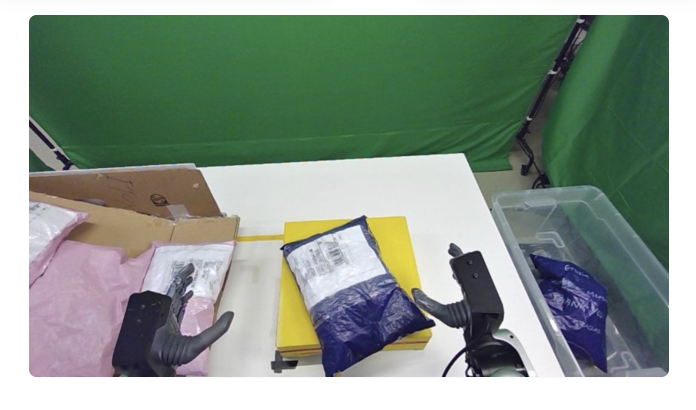
#> input picture vlm_test/prompts/references/tolerated_overhang_normal.png, 1392 x 820 px (shown at 1/2 size)
$ python select_roi.py --image prompts/references/tolerated_overhang_normal.png
#> lines starting #> are read from the running program, lines starting #| are printed output that depends on the picture
#!/usr/bin/env python3
"""Interactively annotate a fixed platform polygon and its robot/body-side edge.

Usage:
    python select_roi.py --image recovery_initial.jpg --output roi_config.json

Click platform corners in clockwise order starting anywhere (4 clicks). Then
click close to the platform edge facing the robot. Press S to save.
Keys: U undo, R reset, S save, Q/Esc quit.
"""
import argparse
import json
from pathlib import Path

import cv2
import numpy as np


def edge_distance(p, a, b):
    p, a, b = map(lambda x: np.asarray(x, dtype=np.float64), (p, a, b))
    delta = b - a
    t = np.clip(np.dot(p - a, delta) / max(float(np.dot(delta, delta)), 1e-9), 0, 1)
    return float(np.linalg.norm(p - (a + t * delta)))


def main():
    parser = argparse.ArgumentParser(description=__doc__)
    parser.add_argument('--image', required=True, help='RGB image to annotate')
    parser.add_argument('--output', default='roi_config.json')
    parser.add_argument('--max-width', type=int, default=1400)
    parser.add_argument('--max-height', type=int, default=900)
    args = parser.parse_args()

    img = cv2.imread(args.image)
#> img is the input picture: shape (820, 1392, 3); mean B, G, R 137.9, 149.9, 136.1
    if img is None:
        parser.error(f'Cannot open image: {args.image}')
    h, w = img.shape[:2]
#> h = 820; w = 1392
    scale = min(1.0, args.max_width / w, args.max_height / h)
#> scale = 1
    display_size = (max(1, round(w * scale)), max(1, round(h * scale)))
#> display_size = (1392, 820)
    base = cv2.resize(img, display_size, interpolation=cv2.INTER_AREA)
    points = []  # original image coordinates, clicked in perimeter order
    body_edge = None  # index of edge i -> (i+1) % 4
    window = 'Platform polygon ROI'

    def mouse(event, x, y, flags, userdata):
        nonlocal body_edge
        if event != cv2.EVENT_LBUTTONDOWN:
            return
        p = [int(np.clip(round(x / scale), 0, w - 1)),
             int(np.clip(round(y / scale), 0, h - 1))]
        if len(points) < 4:
            points.append(p)
        else:
            body_edge = min(range(4), key=lambda i: edge_distance(
                p, points[i], points[(i + 1) % 4]))

    cv2.namedWindow(window, cv2.WINDOW_NORMAL)
    cv2.setMouseCallback(window, mouse)
    cv2.resizeWindow(window, *display_size)

    print('Click 4 platform corners in order around its perimeter (clockwise or counter-clockwise).')
    print('Then click on the edge closest to the robot/body (it becomes the FRONT edge).')
    print('U: undo | R: reset | S: save | Q/Esc: quit')

    while True:
        canvas = base.copy()
        screen_pts = [(round(x * scale), round(y * scale)) for x, y in points]
#> screen_pts = []
        for i, (x, y) in enumerate(screen_pts):
            cv2.circle(canvas, (x, y), 6, (0, 255, 255), -1)
            cv2.putText(canvas, str(i), (x + 8, y - 8),
                        cv2.FONT_HERSHEY_SIMPLEX, .7, (0, 0, 0), 3)
            cv2.putText(canvas, str(i), (x + 8, y - 8),
                        cv2.FONT_HERSHEY_SIMPLEX, .7, (0, 255, 255), 2)
        for i in range(len(screen_pts) - 1):
            cv2.line(canvas, screen_pts[i], screen_pts[i + 1], (255, 0, 0), 3)
        if len(points) == 4:
            cv2.line(canvas, screen_pts[3], screen_pts[0], (255, 0, 0), 3)
            if body_edge is not None:
                a, b = screen_pts[body_edge], screen_pts[(body_edge + 1) % 4]
                cv2.line(canvas, a, b, (0, 0, 255), 5)
                mid = ((a[0] + b[0]) // 2, (a[1] + b[1]) // 2)
                cv2.putText(canvas, 'BODY SIDE', (mid[0], max(22, mid[1] - 12)),
                            cv2.FONT_HERSHEY_SIMPLEX, .7, (0, 0, 255), 2)
        if len(points) < 4:
            msg = f'Click platform corner {len(points)+1}/4 | U undo | R reset | Q quit'
        elif body_edge is None:
            msg = 'Click the body-side/front platform EDGE | U undo | R reset'
        else:
            msg = 'Blue: platform | Red: body-side edge | S save | U undo | R reset'
        cv2.rectangle(canvas, (0, 0), (canvas.shape[1], 34), (25, 25, 25), -1)
        cv2.putText(canvas, msg, (10, 24), cv2.FONT_HERSHEY_SIMPLEX,
                    .57, (255, 255, 255), 2)
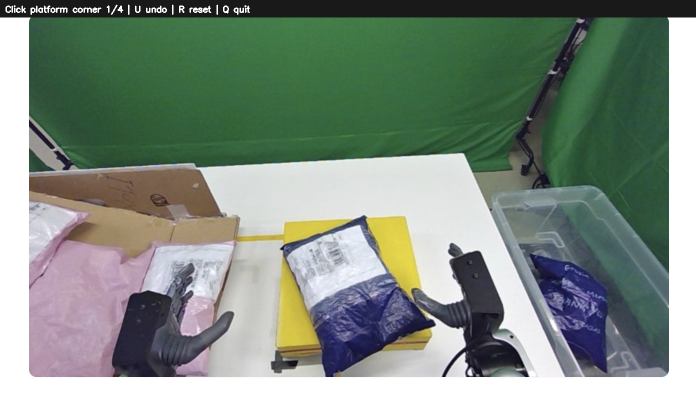
#> canvas: shape (820, 1392, 3) (shown at 1/2 size); mean B, G, R 129.8, 141.6, 128
        cv2.imshow(window, canvas)
        key = cv2.waitKey(30) & 0xFF
#> (key q is pressed here)
        if key in (ord('q'), 27):
            print('Quit without saving')
            break
        if key == ord('r'):
            points.clear()
            body_edge = None
        if key == ord('u'):
            if body_edge is not None:
                body_edge = None
            elif points:
                points.pop()
        if key == ord('s'):
            if len(points) != 4 or body_edge is None:
                print('Select all 4 corners and body-side edge before saving')
                continue
            polygon = np.asarray(points, dtype=np.float32)
            area = float(abs(cv2.contourArea(polygon)))
            if area < 100:
                print('Polygon too small; reset and reselect')
                continue
            if not cv2.isContourConvex(polygon):
                print('Corners do not form a convex polygon in perimeter order; reset and reselect')
                continue
            result = {
                'image_width': w,
                'image_height': h,
                'platform_polygon': points,
                'body_side_edge_indices': [body_edge, (body_edge + 1) % 4],
                'body_side_edge': [points[body_edge], points[(body_edge + 1) % 4]],
                'coordinate_system': 'image_pixels_top_left_origin',
            }
            output = Path(args.output)
            output.parent.mkdir(parents=True, exist_ok=True)
            output.write_text(json.dumps(result, indent=2), encoding='utf-8')
            preview_path = output.with_name(output.stem + '_preview.jpg')
            cv2.imwrite(str(preview_path), canvas)
            print('Saved ROI:', output)
            print('Saved preview:', preview_path)
            print(json.dumps(result, indent=2))
            break
    cv2.destroyAllWindows()


if __name__ == '__main__':
    main()
